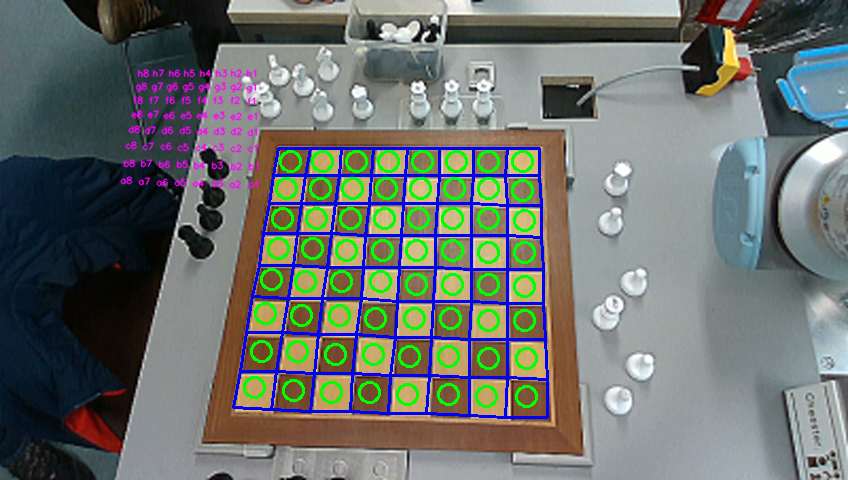
#> input picture tests/obj_recognition/TestBild.png, 848 x 480 px, found by its file name
$ python board_generate_data.py
#> lines starting #> are read from the running program, lines starting #| are printed output that depends on the picture; after the words box and inside, x2 and y2 are one past the last pixel; in counts of white or black regions, pixels touching at a corner belong together
### chesster/obj_recognition/chessboard_recognition.py
__all__ = [
    'ChessboardRecognition'
]

import cv2 as cv
from matplotlib import pyplot as plt
import numpy as np
from chesster.obj_recognition.chessboard import *
from chesster.obj_recognition.chessboard_field import ChessBoardField
import imutils as im
import logging
from typing import List, Tuple
from pathlib import Path

logger = logging.getLogger(__name__)


class Line:
    def __init__(self, x1, y1, x2, y2):
        self.x1 = x1
        self.y1 = y1
        self.x2 = x2
        self.y2 = y2

    def grows(self) -> bool:
        return abs(self.x2 - self.x1) > abs(self.y2 - self.y1)

    # [13 lines left out: functions get_angle, find_intersection, not called in this run]

    def __repr__(self):
        return str({'x1': self.x1, 'y1': self.y1, 'x2': self.x2, 'y2': self.y2})


class ChessboardRecognition:
    DEFAULT_IMAGE_SIZE = (400, 400)
    DEDUPE_CORNER_RANGE = 15
    CHESSBOARD_EDGES_OFFSET = 0
    figure_counter = 0

    @staticmethod
    def from_image(image, *, depth_map=None, debug=False) -> ChessBoard:
        logger.info('Started Chessboard recognition')
        original_image = image.copy()
        adaptive_thresh, image = ChessboardRecognition.__normalize_image(image, debug)
        mask, chessboard_edge = ChessboardRecognition.__initialize_mask(adaptive_thresh, image, debug)
        trans_image, trans_matrix = ChessboardRecognition.__get_transformed_image(image, chessboard_edge, debug)
        edges, color_edges = ChessboardRecognition.__find_edges(trans_image, debug)
        horizontal_lines, vertical_lines, line_image = ChessboardRecognition.__find_lines(edges, color_edges, trans_image, debug)
        corners = ChessboardRecognition.__find_corners(horizontal_lines, vertical_lines, color_edges, debug)
        fields = ChessboardRecognition.__find_fields(corners, color_edges, debug)
        transformed_fields, retrans_image = ChessboardRecognition.__get_retransformed_image(trans_image, trans_matrix, *image.shape[:2], fields, debug=debug)
        extracted_map = None
        width, height = original_image.shape[:2]
        rescaled_width, rescaled_height = image.shape[:2]
        scale_width, scale_height = width / rescaled_width, height / rescaled_height
        rescaled_chessboard_edges = list(
            map(lambda x: np.ceil([x[0] * scale_width, x[1] * scale_height]), chessboard_edge))
        if depth_map is not None:
            extracted_map = ChessboardRecognition.__extract_depth(depth_map, rescaled_chessboard_edges, debug=True)
        logger.info('Chessboard recognition complete')
        return ChessBoard(transformed_fields, image, extracted_map, chessboard_edge, scale_width, scale_height)

    @staticmethod
    def __normalize_image(image, debug=False):
        image = ChessboardRecognition.__unsharp_mask(image)
        img = im.resize(image, width=ChessboardRecognition.DEFAULT_IMAGE_SIZE[0], height=ChessboardRecognition.DEFAULT_IMAGE_SIZE[1])
        gray = cv.cvtColor(img, cv.COLOR_BGR2GRAY)
        adaptive_threshold = cv.adaptiveThreshold(gray, 255, cv.ADAPTIVE_THRESH_GAUSSIAN_C, cv.THRESH_BINARY, 125, 1)
        ChessboardRecognition.__auto_debug(debug, img, None, title='Original')
        ChessboardRecognition.__auto_debug(debug, adaptive_threshold, None, title='Adaptive Threshold', cmap='gray')
        return adaptive_threshold, img

    @staticmethod
    def __initialize_mask(adaptive_thresh, image, debug=False):
        contours, hierarchy = cv.findContours(adaptive_thresh, cv.RETR_TREE, cv.CHAIN_APPROX_SIMPLE)
        img_contours = image.copy()
        largest_ratio = largest_area = largest_perimeter = 0
        largest = None
        largest_index = -1
        for index in range(len(contours)):
            area = cv.contourArea(contours[index])
            perimeter = cv.arcLength(contours[index], True)
            if perimeter > 0:
                ratio = area / perimeter
                if ratio > largest_ratio:
                    largest = contours[index]
                    largest_ratio = ratio
                    largest_perimeter = perimeter
                    largest_area = area
                    largest_index = index
        cv.drawContours(img_contours, [largest], -1, (0, 255, 255), 1)
        epsilon = 0.05 * largest_perimeter
        chessboard_edge = cv.approxPolyDP(largest, epsilon, True)
        mask = np.zeros(image.shape[:2]).astype(np.uint8) * 128
        cv.fillConvexPoly(mask, chessboard_edge, 255, 1)
        extracted = np.zeros_like(image)
        extracted[mask == 255] = image[mask == 255]
        extracted[np.where((extracted == [125, 125, 125]).all(axis=2))] = [0, 0, 20]
        chessboard_edge = np.array(chessboard_edge).astype(np.float32).squeeze()
        ChessboardRecognition.__auto_debug(debug, extracted, None, title='Extracted Mask', cmap='gray')
        return extracted, chessboard_edge

    @staticmethod
    def __get_transformed_image(image, chessboard_edge, debug=False):
        width, height = image.shape[:2]
        o = ChessboardRecognition.CHESSBOARD_EDGES_OFFSET
        chessboard_edge = np.array([chessboard_edge[0] - [o, o], chessboard_edge[1] + [o, -o],
                                    chessboard_edge[2] + [o, o], chessboard_edge[3] + [-o, o]]).astype(np.float32)
        transformation_matrix = cv.getPerspectiveTransform(chessboard_edge, np.array([[0, 0], [width, 0],
            [width, height], [0, height]]).astype(np.float32))
        wrapped_image = cv.warpPerspective(image, transformation_matrix, (width, height))
        ChessboardRecognition.__auto_debug(debug, wrapped_image, title='')
        return wrapped_image, transformation_matrix

    @staticmethod
    def __find_edges(image, debug=False):
        gray = cv.cvtColor(image, cv.COLOR_BGR2GRAY)
        edges = cv.Canny(gray, 70, 150)
        color_edges = cv.cvtColor(edges, cv.COLOR_GRAY2BGR)
        ChessboardRecognition.__auto_debug(debug, edges, None, title='', cmap='gray')
        return edges, color_edges

    @staticmethod
    def __find_lines(edges, color_edges, image, debug=False):
        lines = cv.HoughLines(edges, 1, np.pi / 360, 70, None, 0, 0)
        horizontal_lines = []
        vertical_lines = []
        copy = image.copy()
        for l in lines:
            rho, theta = l[0][0], l[0][1]
            a, b = np.cos(theta), np.sin(theta)
            x0, y0 = a * rho, b * rho
            pt1, pt2 = (int(x0 + 1000 * -b), int(y0 + 1000 * a)), (int(x0 - 1000 * -b), int(y0 - 1000 * a))
            cv.line(copy, pt1, pt2, (255, 0, 0), 2)
            line = Line(*pt1, *pt2)
            horizontal_lines.append(line) if line.grows() else vertical_lines.append(line)
        ChessboardRecognition.__auto_debug(debug, copy, title='Lines')
        return horizontal_lines, vertical_lines, copy

    @staticmethod
    def __find_corners(horizontal_lines: List[Line], vertical_lines, color_edges, debug=False):
        corners = []
        height, width = color_edges.shape[:2]
        for h in horizontal_lines:
            for v in vertical_lines:
                x1, x2 = h.find_intersection(v)
                corners.append([x1, x2])
        dedupe_corners = []
        for c in corners:
            matching_flag = False
            if 0 > c[0] > width or 0 > c[1] > height:
                matching_flag = True
                break
            for d in dedupe_corners:
                if np.sqrt((d[0]-c[0])*(d[0]-c[0]) + (d[1]-c[1])*(d[1]-c[1])) < \
                        ChessboardRecognition.DEDUPE_CORNER_RANGE:
                    matching_flag = True
                    break
            if not matching_flag:
                dedupe_corners.append(c)
        for d in dedupe_corners:
            cv.circle(color_edges, (d[0], d[1]), 5, (0, 0, 225))
        ChessboardRecognition.__auto_debug(debug, color_edges)
        return dedupe_corners

    @staticmethod
    def __find_fields(corners: List[Tuple[float, float]], color_edges, debug=False):
        corners.sort(key=lambda x: x[1])
        rows = []
        for corner in corners:
            matching_flag = False
            for r in rows:
                if abs(r - corner[1]) < 10:
                    matching_flag = True
                    break
            if not matching_flag:
                rows.append(corner[1])
        fields = {}
        for corner in corners:
            for r in rows:
                if abs(corner[1] - r) < 10:
                    fields.setdefault(r, [])
                    fields[r].append(corner)
        rows = fields.values()
        for r in rows:
            r.sort(key=lambda x: x[0])
        rows = list(rows)
        letters = ''.join([chr(a) for a in range(97, 123)])
        numbers = [f'{a}' for a in range(1, 26)]
        fields = []
        max_rows = len(rows) - 1
        max_cols = len(rows[0]) - 1
        logger.info(f'Rows found: {len(rows)}, cols found: {len(rows[0])}. Consistent: '
                    f'{ all(map(lambda x: len(rows[0]) == len(x), rows))}')
        for r in range(max_rows):
            for c in range(max_cols):
                try:
                    c1 = rows[r][c]
                    c2 = rows[r][c+1]
                    c3 = rows[r+1][c]
                    c4 = rows[r+1][c+1]
                    position = f'{letters[max_rows-c-1]}{numbers[max_cols-r-1]}'
                    new_field = ChessBoardField(color_edges, c1, c2, c3, c4, position)
                    new_field.draw(color_edges, (255, 0, 0), 2)
                    new_field.draw_roi(color_edges, (255, 0, 0), 2)
                    new_field.classify(color_edges)
                    fields.append(new_field)
                except Exception as e:
                    logger.exception(f'{e}, {r}, {c}, rows: {len(rows)}, cols: {len(rows[0])}')
        ChessboardRecognition.__auto_debug(debug, color_edges)
        return fields

    # [17 lines left out: function __get_retransformed_image, not called in this run]

    @staticmethod
    def __unsharp_mask(image, kernel_size=(5, 5), sigma=1.0, amount=5.0, threshold=0):
        blurred = cv.GaussianBlur(image, kernel_size, sigma)
        sharpened = float(amount + 1) * image - float(amount) * blurred
        sharpened = np.maximum(sharpened, np.zeros(sharpened.shape))
        sharpened = np.minimum(sharpened, 255 * np.ones(sharpened.shape))
        sharpened = sharpened.round().astype(np.uint8)
        if threshold > 0:
            low_contrast_mask = np.absolute(image - blurred) < threshold
            np.copyto(sharpened, image, where=low_contrast_mask)
        return sharpened

    # [10 lines left out: function __extract_depth, not called in this run]

    @staticmethod
    def __auto_debug(debug, img, color_map=cv.COLOR_BGR2RGB, title=None, **kwargs):
        if debug:
            ChessboardRecognition.debug_plot(img, color_map=color_map, title=title, **kwargs)

    @staticmethod
    def debug_plot(img, color_map, title, **kwargs):
        figure = plt.figure(ChessboardRecognition.figure_counter)
        ax = figure.add_subplot(111)
        ax.axis('off')
        if title is not None:
            ax.set_title(title)
        ax.imshow(img if color_map is None else cv.cvtColor(img, color_map), **kwargs)
        ChessboardRecognition.figure_counter += 1
        plt.show()

    # [13 lines left out: function __plot_3d_map, not called in this run]

### chesster/obj_recognition/object_recognition.py
#from types import NoneType
from typing import Union, Optional
from pathlib import Path
import numpy as np
import logging
import os
from chesster.master.module import Module
from chesster.obj_recognition.chessboard_recognition import *
from chesster.obj_recognition.chessboard import *
from chesster.obj_recognition.chesspiece import ChessPiece
import cv2 as cv
import copy
logger = logging.getLogger(__name__)


class ObjectRecognition(Module):
    # [20 lines left out: function __init__, not called in this run]

    def stop(self):
        logger.info('Stopping Object recognition module!')

    def start(self, com_color='w', used_color='w'):
        logger.info('Starting Object recognition module!')
        self.board.start(com_color, used_color)

    # [19 lines left out: functions determine_changes, get_chesspiece_info, not called in this run]

    def get_chessboard_matrix(self):
        return self.board.current_chess_matrix

    def get_fields(self):
        return self.board.fields

    # [5 lines left out: function return_field, not called in this run]

    def get_board_visual(self, flipped=False) -> str:
        return self.board.print_state(flipped)

    @staticmethod
    def create_chessboard_data(image: np.ndarray, depth: np.ndarray, output_path: Path, debug=False):
        board = ChessboardRecognition.from_image(image, depth_map=depth, debug=debug)
        board.save(output_path)
        return board

### tests/obj_recognition/board_generate_data.py
from chesster.obj_recognition.object_recognition import ObjectRecognition
from chesster.camera.realsense import RealSenseCamera
from pathlib import Path
import time
import logging
import cv2 as cv
import numpy as np

logging.basicConfig(level=logging.INFO)

if __name__ == '__main__':
    #camera = RealSenseCamera()
    #camera.capture_color()
    #camera.capture_depth()
    time.sleep(1)
    #c_img = camera.capture_color()
    #d_img, _ = camera.capture_depth()
    c_img = cv.imread('C:/Mechatroniklabor/chesster/Testbild.png')
#> c_img is the input picture: shape (480, 848, 3); mean B, G, R 109.4, 113.4, 108.2
    d_img = np.zeros((c_img.shape[0], c_img.shape[1]))
    board, _ = ObjectRecognition.create_chessboard_data(c_img, d_img, Path('../../chesster/resources/CalibrationData/chessboard_data.pkl'), debug=True)
#> in __unsharp_mask, `sharpened = np.maximum(sharpened, np.zeros(sharpened.shape))`:
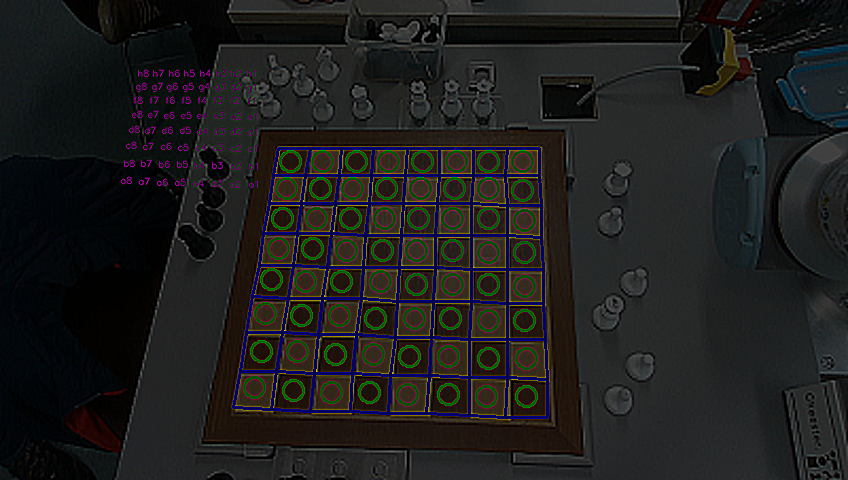
#> sharpened: shape (480, 848, 3) float64; mean B, G, R 117.9, 121.8, 122.3; drawn with min black and max white
#> in __normalize_image, `adaptive_threshold = cv.adaptiveThreshold(gray, 255, cv.ADAPTIVE_THRES..`:
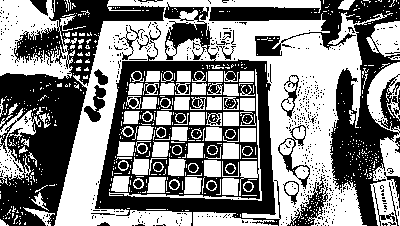
#> adaptive_threshold: shape (226, 400); 52.7% white; 594 black regions (563 under 20 px)
#> in __initialize_mask, `contours, hierarchy = cv.findContours(adaptive_thresh, cv.RETR_TREE, c..`: contours = 1585 contours, 1427 with area under 20; largest, box (x1, y1, x2, y2) and area: (54, 0, 393, 226) 29418, (0, 0, 75, 79) 4365, (367, 62, 400, 226) 2660, (13, 26, 67, 65) 1258, (0, 108, 41, 185) 922
#> the loop in __initialize_mask, `for index in range(len(contours)):` made 1585 passes
#> (area, perimeter, ratio, largest_ratio, largest_perimeter, largest_area) on passes 18, 38: (22.5, 25.9, 0.869, 0.869, 25.9, 22.5), (685.5, 225.4, 3.04, 3.04, 225.4, 685.5)
#> (area, perimeter, ratio) on passes 40, 76, 112: (26, 28.97, 0.897), (149, 100.6, 1.48), (66, 79.74, 0.828)
#> after the loop in __initialize_mask, `for index in range(len(contours)):`: largest = contour of 141 points, box (x1, y1, x2, y2) (0, 0, 75, 79), area 4365; largest_area = 4365; largest_index = 1455; largest_perimeter = 383.8; largest_ratio = 11.37
#> in __initialize_mask, `cv.drawContours(img_contours, [largest], -1, (0, 255, 255), 1)`:
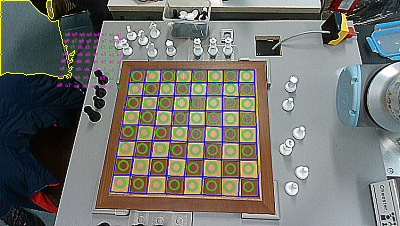
#> img_contours: shape (226, 400, 3); mean B, G, R 108.7, 114.6, 113.5
#> in __initialize_mask, `epsilon = 0.05 * largest_perimeter`: epsilon = 19.19
#> in __initialize_mask, `chessboard_edge = cv.approxPolyDP(largest, epsilon, True)`: chessboard_edge = [[0, 0], [0, 75], [70, 77], [51, 0]]
#> in __initialize_mask, `cv.fillConvexPoly(mask, chessboard_edge, 255, 1)`: mask: shape (226, 400); 5.3% white; 1 white region, box (x1, y1, x2, y2) and area: (0, 0, 71, 78) 4798
#> in __initialize_mask, `extracted[mask == 255] = image[mask == 255]`:
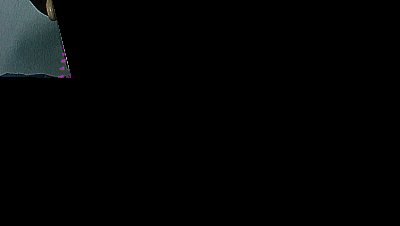
#> extracted: shape (226, 400, 3); mean B, G, R 4.4, 4.2, 3.3
#> in __get_transformed_image, `transformation_matrix = cv.getPerspectiveTransform(chessboard_edge, np..`: transformation_matrix = [[-4.06e-16, 4.11, 7.92e-16], [8, 0, 0], [0.000381, 0.00484, 1]]
#> in __get_transformed_image, `wrapped_image = cv.warpPerspective(image, transformation_matrix, (widt..`:
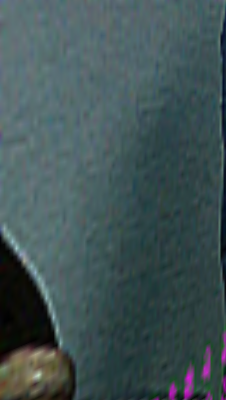
#> wrapped_image: shape (400, 226, 3); mean B, G, R 85.3, 83.5, 65.3
#> in from_image, `trans_image, trans_matrix = ChessboardRecognition.__get_transformed_im..`: trans_matrix has the same summary as transformation_matrix in __get_transformed_image
#> in __find_edges, `edges = cv.Canny(gray, 70, 150)`:
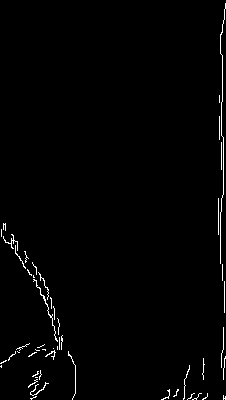
#> edges: shape (400, 226); 1.4% white in thin lines or dots
#> in __find_edges, `color_edges = cv.cvtColor(edges, cv.COLOR_GRAY2BGR)`: color_edges: shape (400, 226, 3); 1.4% white in thin lines or dots
#> in __find_lines, `lines = cv.HoughLines(edges, 1, np.pi / 360, 70, None, 0, 0)`: lines = [[-220, 3.13], [222, 0.00873], [224, 0.0262], [223, 0], [-218, 3.13], [221, 0], [-219, 3.12], [220, 0.00873], [-217, 3.12], [225, 0.0349], [-211, 3.11]]
#> the loop in __find_lines, `for l in lines:` made 11 passes
#> (rho, theta, a, b, x0, y0) on passes 1 to 11: (-220, 3.13, -1, 0.00873, 220, -1.92), (222, 0.00873, 1, 0.00873, 222, 1.94), (224, 0.0262, 1, 0.0262, 223.9, 5.86), (223, 0, 1, 0, 223, 0), (-218, 3.13, -1, 0.00873, 218, -1.9), (221, 0, 1, 0, 221, 0), (-219, 3.12, -1, 0.0175, 219, -3.82), (220, 0.00873, 1, 0.00873, 220, 1.92), (-217, 3.12, -1, 0.0175, 217, -3.79), (225, 0.0349, 0.999, 0.0349, 224.9, 7.85), (-211, 3.11, -0.999, 0.0349, 210.9, -7.36)
#> after the loop in __find_lines, `for l in lines:`:
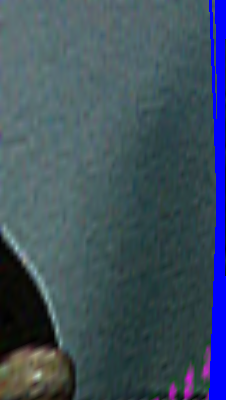
#> copy: shape (400, 226, 3); 5.34% of pixels changed, all inside (x1, y1, x2, y2) = (209, 0, 226, 400)
#> after the loop in __find_lines, `for l in lines:`: horizontal_lines = []; vertical_lines = 11 items
#> in from_image, `horizontal_lines, vertical_lines, line_image = ChessboardRecognition._..`: horizontal_lines = []; vertical_lines = 11 items
#> after the loop in __find_corners, `for h in horizontal_lines:`: corners = []
#> after the loop in __find_fields, `for corner in corners:`: fields = 0 items
#> in __find_fields, `max_rows = len(rows) - 1`: max_rows = -1
#> (the run stopped early here; a loop or call above may not have finished)
